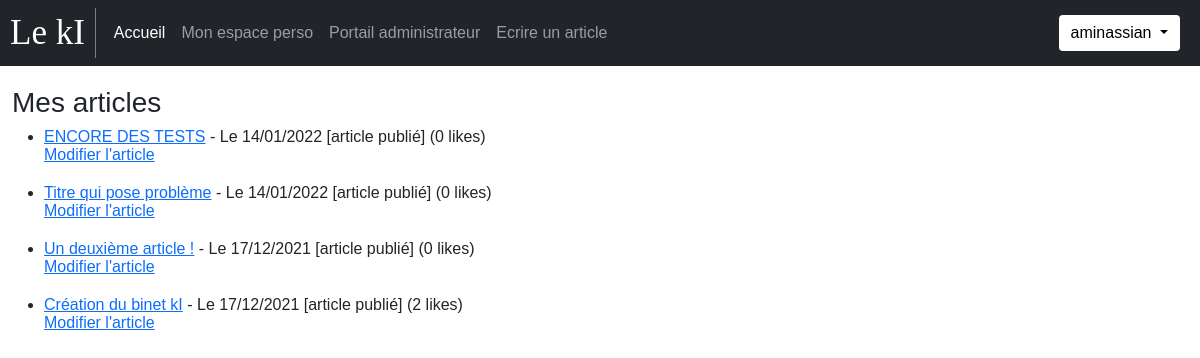
Before: /index.php?page=my-space (signed in) with the older database file.
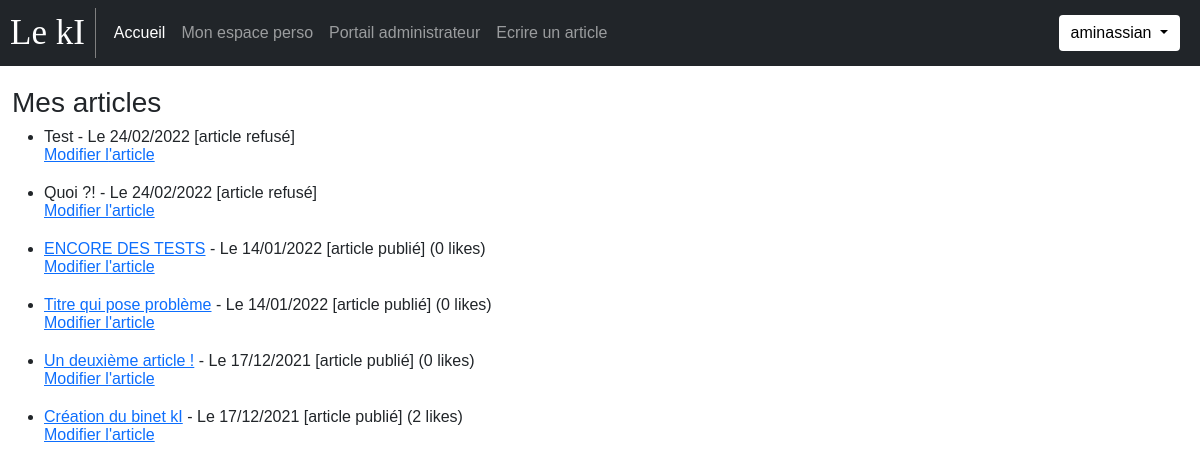
After: the same page with the newer database file.
### tables this page shows
CREATE TABLE `articles` (
  `ID` int(11) NOT NULL,
  `id_auteur` int(11) NOT NULL,
  `titre` varchar(256) NOT NULL,
  `contenu` text NOT NULL,
  `image` varchar(256) NOT NULL,
  `statut` varchar(20) NOT NULL DEFAULT 'attente',
  `parution` timestamp NOT NULL DEFAULT current_timestamp(),
  `maj` timestamp NOT NULL DEFAULT current_timestamp(),
  `nb_like` int(11) NOT NULL
);

### content/content_my-space.php (the view, shortened to what this page needs)
<?php
function printArticles() {
    global $bdd;
    $req = $bdd->prepare("SELECT ID, titre, statut, DATE_FORMAT(maj, ' - Le %d/%m/%Y') as my_date, nb_like FROM articles WHERE id_auteur = ? ORDER BY maj DESC");
    $req->execute(array($_SESSION['userid']));
    echo '<div class="container-fluid"><h3>Mes articles</h3>';
    if ($req->rowCount() == 0) {
        echo 'Vous n\'avez pas encore écrit d\'articles. N\'attendez plus, <a href="index.php?page=write-article">contribuez dès maintenant !</a>';
    } else {
        echo '<ul>';
        while ($article = $req->fetch()) {
            if ($article['statut'] === 'valide') {
                echo '<li><a href="index.php?page=read&article=' . $article['ID'] . '">'
                    . htmlspecialchars($article['titre']) . '</a>' . $article['my_date'];
            }
            else {
                echo '<li>' . htmlspecialchars($article['titre']) . $article['my_date'];
            }
            switch($article['statut']) {
                case 'valide':
                    echo ' [article publié] (' . $article['nb_like'] . ' likes)<br>';
                break;
                case 'refuse':
                    echo ' [article refusé]<br>';
                break;
            }
            echo '<a href="index.php?page=edit&article=' . $article['ID'] . '">Modifier l\'article</a></li>';
        }
        echo '</ul>';
    }
    echo '</div>';
}

Changed rows visible on the page:
added articles: titre "Test", my_date "- Le 24/02/2022", statut "[article refusé]"
added articles: titre "Quoi ?!", my_date "- Le 24/02/2022", statut "[article refusé]"
